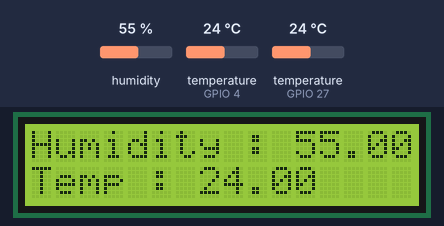
The sketch below on a simulated ESP32. Parts: 16×2 character LCD. The inputs (shaded band) are chosen by the test bench; at power-on: humidity 55 %, temperature (sensors on GPIO 4, GPIO 27) 24 °C. WiFi joins after 1.5 s; servers stay silent unless stated; what the sketch prints to the serial monitor is not drawn.

Above: at 3.5 s.
3.6 s: humidity set to 22 %
At 7.1 s:
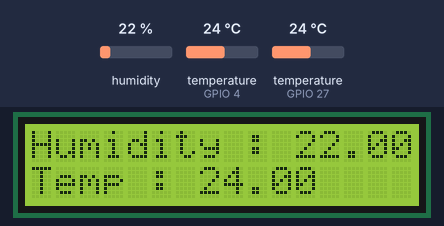
8.0 s: temperature (sensor on GPIO 4) set to 12 °C
At 8.7 s:
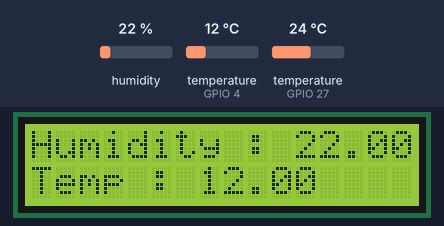
9.8 s: humidity set to 40 %
At 10.9 s:
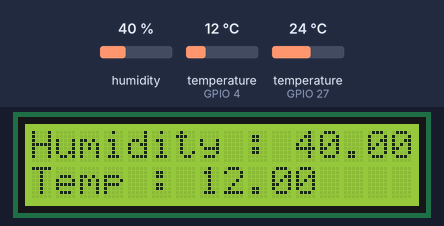
11.6 s: temperature (sensor on GPIO 4) set to 19 °C
At 12.7 s:
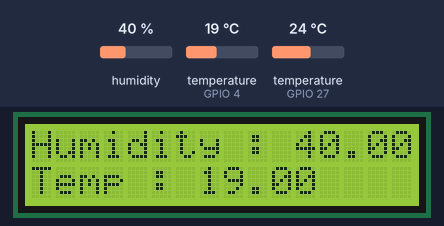
13.4 s: humidity set to 68 %
At 14.6 s:
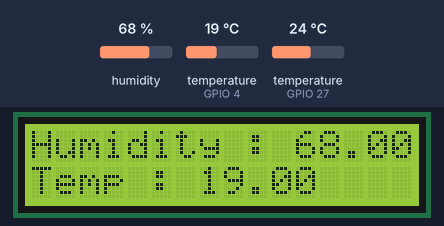
15.3 s: temperature (sensor on GPIO 4) set to 28 °C
At 16.4 s:
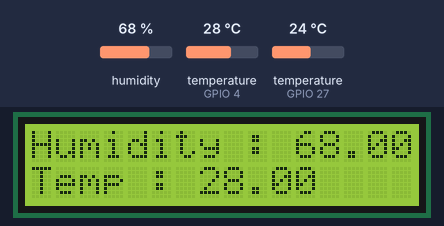
Timing chart, 0 to 18.1 s (numbered marks = the images above; inputs shaded):
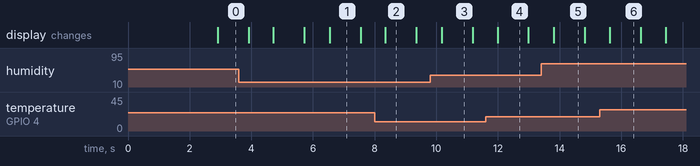

The sketch:

humidity_temp.ino
```cpp
#include <OneWire.h>
#include <DallasTemperature.h>

// GPIO where the DS18B20 is connected to
const int oneWireBus = 4;

// Setup a oneWire instance to communicate with any OneWire devices
OneWire oneWire(oneWireBus);

// Pass our oneWire reference to Dallas Temperature sensor
DallasTemperature sensors(&oneWire);

#include <LiquidCrystal_I2C.h>

// set the LCD number of columns and rows
int lcdColumns = 16;
int lcdRows = 2;

// set LCD address, number of columns and rows
// if you don't know your display address, run an I2C scanner sketch
LiquidCrystal_I2C lcd(0x3F, lcdColumns, lcdRows);

// Import required libraries
#include "WiFi.h"
#include "ESPAsyncWebServer.h"
#include <Adafruit_Sensor.h>
#include <DHT.h>

const char* ssid = "OnePlus 6";
const char* password = "aaaaaaaa";

#define DHTPIN 27     // Digital pin connected to the DHT sensor

#define DHTTYPE    DHT11     // DHT 11

DHT dht(DHTPIN, DHTTYPE);

// Create AsyncWebServer object on port 80
AsyncWebServer server(80);

String readDHTTemperature() {
  // Sensor readings may also be up to 2 seconds 'old' (its a very slow sensor)
  // Read temperature as Celsius (the default)
  float t = dht.readTemperature();
  // Read temperature as Fahrenheit (isFahrenheit = true)
  //float t = dht.readTemperature(true);
  // Check if any reads failed and exit early (to try again).
  if (isnan(t)) {
    Serial.println("Failed to read from DHT sensor!");
    return "--";
  }
  else {
    Serial.println(t);
    return String(t);
  }
}

String readDHTHumidity() {
  // Sensor readings may also be up to 2 seconds 'old' (its a very slow sensor)
  float h = dht.readHumidity();
  if (isnan(h)) {
    Serial.println("Failed to read from DHT sensor!");
    return "--";
  }
  else {
    Serial.println("humidity :");
    Serial.println(h);
    return String(h);
  }
}

const char index_html[] PROGMEM = R"rawliteral(
<!DOCTYPE HTML><html>
<head>
  <meta name="viewport" content="width=device-width, initial-scale=1">
  <link rel="stylesheet" href="https://use.fontawesome.com/releases/v5.7.2/css/all.css" integrity="sha384-fnmOCqbTlWIlj8LyTjo7mOUStjsKC4pOpQbqyi7RrhN7udi9RwhKkMHpvLbHG9Sr" crossorigin="anonymous">
  <style>
    html {
     font-family: Arial;
     display: inline-block;
     margin: 0px auto;
     text-align: center;
    }
    h2 { font-size: 3.0rem; }
    p { font-size: 3.0rem; }
    .units { font-size: 1.2rem; }
    .dht-labels{
      font-size: 1.5rem;
      vertical-align:middle;
      padding-bottom: 15px;
    }
  </style>
</head>
<body>
  <h2>ESP32 DHT Server</h2>
  <p>
    <i class="fas fa-thermometer-half" style="color:#059e8a;"></i>
    <span class="dht-labels">Temperature</span>
    <span id="temperature">%TEMPERATURE%</span>
    <sup class="units">&deg;C</sup>
  </p>
  <p>
    <i class="fas fa-tint" style="color:#00add6;"></i>
    <span class="dht-labels">Humidity</span>
    <span id="humidity">%HUMIDITY%</span>
    <sup class="units">%</sup>
  </p>
</body>
<script>
setInterval(function ( ) {
  var xhttp = new XMLHttpRequest();
  xhttp.onreadystatechange = function() {
    if (this.readyState == 4 && this.status == 200) {
      document.getElementById("temperature").innerHTML = this.responseText;
    }
  };
  xhttp.open("GET", "/temperature", true);
  xhttp.send();
}, 10000 ) ;

setInterval(function ( ) {
  var xhttp = new XMLHttpRequest();
  xhttp.onreadystatechange = function() {
    if (this.readyState == 4 && this.status == 200) {
      document.getElementById("humidity").innerHTML = this.responseText;
    }
  };
  xhttp.open("GET", "/humidity", true);
  xhttp.send();
}, 10000 ) ;
</script>
</html>)rawliteral";

// Replaces placeholder with DHT values
String processor(const String& var){
  //Serial.println(var);
  if(var == "TEMPERATURE"){
    return readDHTTemperature();
  }
  else if(var == "HUMIDITY"){
    return readDHTHumidity();
  }
  return String();
}

void setup(){
  // Serial port for debugging purposes
  Serial.begin(115200);

  // initialize LCD
  lcd.init();
  // turn on LCD backlight
  lcd.backlight();

  dht.begin();

  // Connect to Wi-Fi
  WiFi.begin(ssid, password);
  while (WiFi.status() != WL_CONNECTED) {
    delay(1000);
    Serial.println("Connecting to WiFi..");
  }

  // Print ESP32 Local IP Address
  Serial.println(WiFi.localIP());

  // Route for root / web page
  server.on("/", HTTP_GET, [](AsyncWebServerRequest *request){
    request->send_P(200, "text/html", index_html, processor);
  });
  server.on("/temperature", HTTP_GET, [](AsyncWebServerRequest *request){
    request->send_P(200, "text/plain", readDHTTemperature().c_str());
  });
  server.on("/humidity", HTTP_GET, [](AsyncWebServerRequest *request){
    request->send_P(200, "text/plain", readDHTHumidity().c_str());
  });
  // Start the DS18B20 sensor
  sensors.begin();
  // Start server
  server.begin();
}

void loop(){
  sensors.requestTemperatures();
  float temperatureC = sensors.getTempCByIndex(0);
  float temperatureF = sensors.getTempFByIndex(0);
  // set cursor to first column, first row
  lcd.setCursor(0, 0);
  // print message
  lcd.print("Humidity : ");
  lcd.print(readDHTHumidity());
  lcd.setCursor(0,1);
  lcd.print("Temp : ");
  lcd.print(temperatureC);
  delay(1000);
  // clears the display to print new message
  lcd.clear();
}
```

Measured:
- after the input at 3.6 s, the display: first differs from a run without the input after 2.9 s (image 1)
- after the input at 8.0 s, the display: changes after 0.35 s (image 2)
- after the input at 9.8 s, the display: changes after 0.38 s (image 3)
- after the input at 11.6 s, the display: changes after 0.39 s (image 4)
- after the input at 13.4 s, the display: changes after 0.42 s (image 5)
- after the input at 15.3 s, the display: changes after 0.32 s (image 6)
- what the display in image 1 shows lasts 1.0 s, from 6.5 s to 7.5 s
